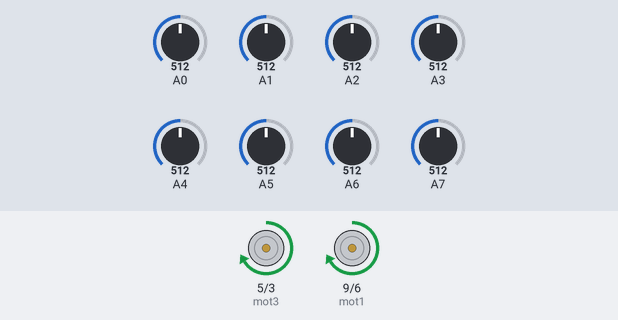
The sketch below on a simulated Arduino Nano, built with avr-gcc and run on an emulated ATmega328P. Parts: motor-driver pin pairs drawn as motors (green arrow = first pin HIGH = forward, orange = second pin HIGH = backward, longer = more drive). The test bench sets the inputs (shaded band); at power-on: A0 = 512, A7 = 512, A1 = 512, A2 = 512, A3 = 512, A5 = 512, A4 = 512, A6 = 512.

Above: at 20.2 s.
20.3 s: A0 set to 716
At 21.5 s:
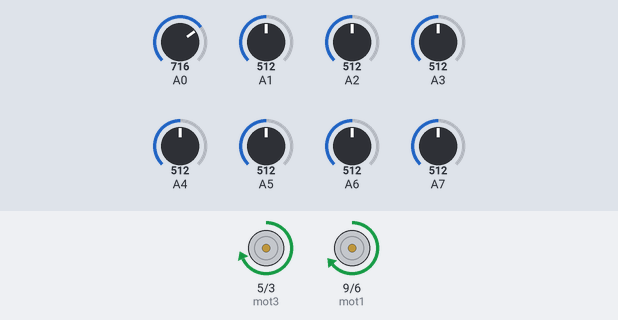
21.8 s: A7 set to 992
At 22.4 s:
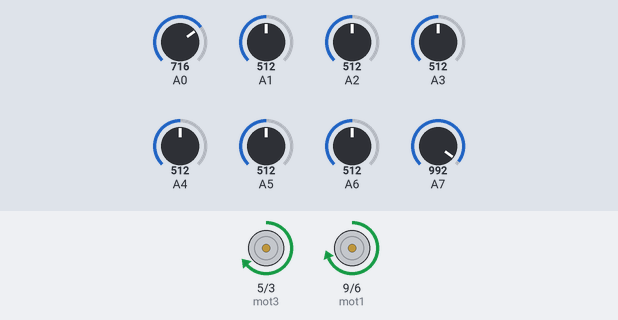
23.3 s: A1 set to 390
At 23.8 s:
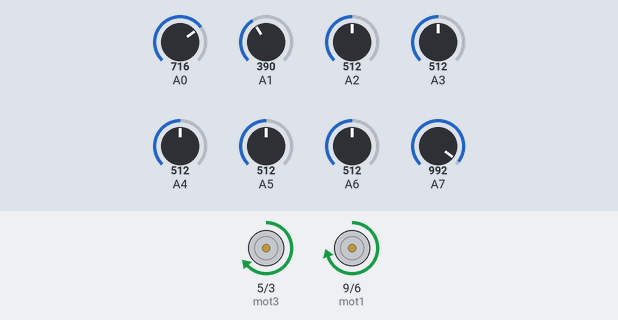
24.8 s: A2 set to 390
At 26.0 s:
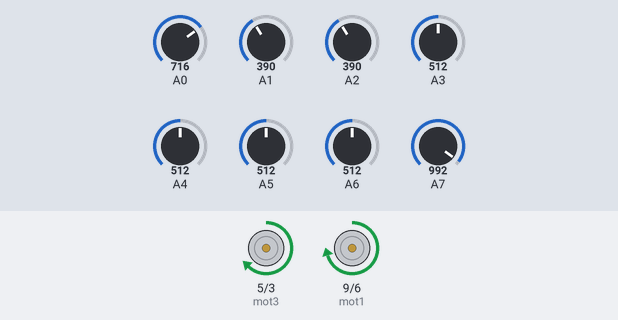
26.3 s: A3 set to 390
At 27.0 s:
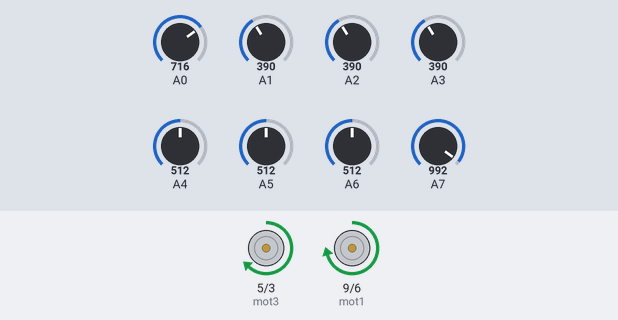
27.8 s: A5 set to 390
At 28.4 s:
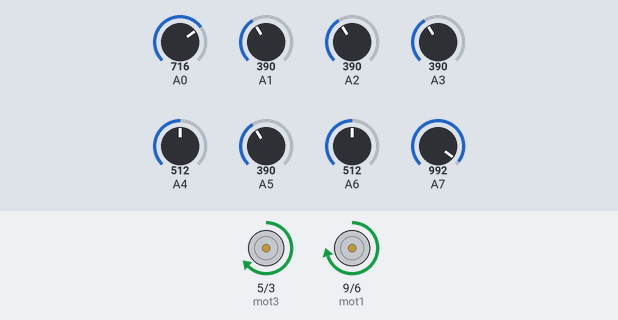
Timing chart, 0 to 30.3 s (numbered marks = the images above; inputs shaded):
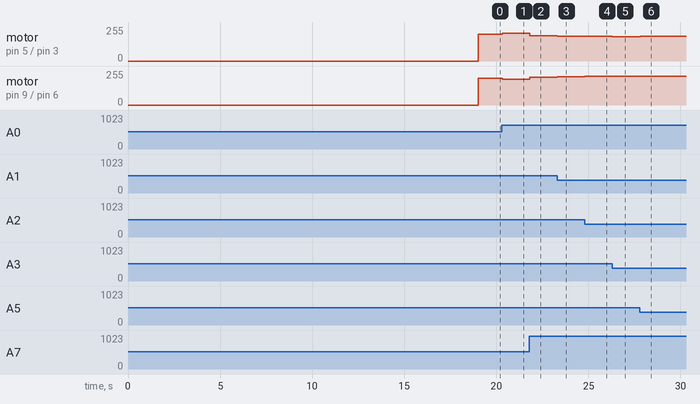

Measured:
- after the input at 20.3 s, motor on pin 5 (mot3) / pin 3 (mot4): forward 200/255 → forward 208/255 at once; motor on pin 9 (mot1) / pin 6 (mot2): forward 200/255 → forward 192/255 at once
- after the input at 21.8 s, motor on pin 5 (mot3) / pin 3 (mot4): forward 208/255 → forward 190/255 at once; motor on pin 9 (mot1) / pin 6 (mot2): forward 192/255 → forward 210/255 at once
- after the input at 23.3 s, motor on pin 5 (mot3) / pin 3 (mot4): forward 190/255 → forward 187/255 at once; motor on pin 9 (mot1) / pin 6 (mot2): forward 210/255 → forward 213/255 at once
- after the input at 24.8 s, motor on pin 5 (mot3) / pin 3 (mot4): forward 187/255 → forward 184/255 at once; motor on pin 9 (mot1) / pin 6 (mot2): forward 213/255 → forward 216/255 at once
- after the input at 26.3 s, motor on pin 5 (mot3) / pin 3 (mot4): forward 184/255 → forward 183/255 at once; motor on pin 9 (mot1) / pin 6 (mot2): forward 216/255 → forward 217/255 at once
- after the input at 27.8 s, motor on pin 5 (mot3) / pin 3 (mot4): forward 183/255 → forward 185/255 at once; motor on pin 9 (mot1) / pin 6 (mot2): forward 217/255 → forward 215/255 at once

The sketch:

forTesting.ino
```cpp
#include <QTRSensors.h>

// Motor control pins
int mot1 = 9; // Left motor forward
int mot2 = 6; // Left motor backward
int mot3 = 5; // Right motor forward
int mot4 = 3; // Right motor backward

// Sensor array configuration
#define NUM_SENSORS 8
#define TIMEOUT 2500
#define EMITTER_PIN 2

QTRSensorsAnalog qtra((unsigned char[]) {A0, A1, A2, A3, A4, A5, A6, A7}, NUM_SENSORS, TIMEOUT, EMITTER_PIN);
unsigned int sensorValues[NUM_SENSORS];

// Motor speed
int baseSpeed = 200; // Base motor speed
int maxSpeed = 255;  // Max PWM speed for motors

void setup() {
  // Initialize motor pins as outputs
  pinMode(mot1, OUTPUT);
  pinMode(mot2, OUTPUT);
  pinMode(mot3, OUTPUT);
  pinMode(mot4, OUTPUT);

  Serial.begin(9600);
  delay(1000); // Wait for startup

  // Calibrate sensors
  for (int i = 0; i < 400; i++) {
    qtra.calibrate();
    delay(20);
  }
}

void loop() {
  // Read the sensor array and calculate the line position
  int position = qtra.readLine(sensorValues);

  // Calculate error based on the center position (3500)
  int error = position - 3500;

  // Proportional control for direction
  int turnSpeed = error / 20;

  // Set motor speeds
  int leftSpeed = baseSpeed + turnSpeed;
  int rightSpeed = baseSpeed - turnSpeed;

  // Constrain speeds to prevent overflow
  leftSpeed = constrain(leftSpeed, 0, maxSpeed);
  rightSpeed = constrain(rightSpeed, 0, maxSpeed);

  // Control motors
  analogWrite(mot1, leftSpeed);
  analogWrite(mot2, 0);         // Left motor forward
  analogWrite(mot3, rightSpeed);
  analogWrite(mot4, 0);         // Right motor forward

  delay(10); // Small delay for stability
}
```
